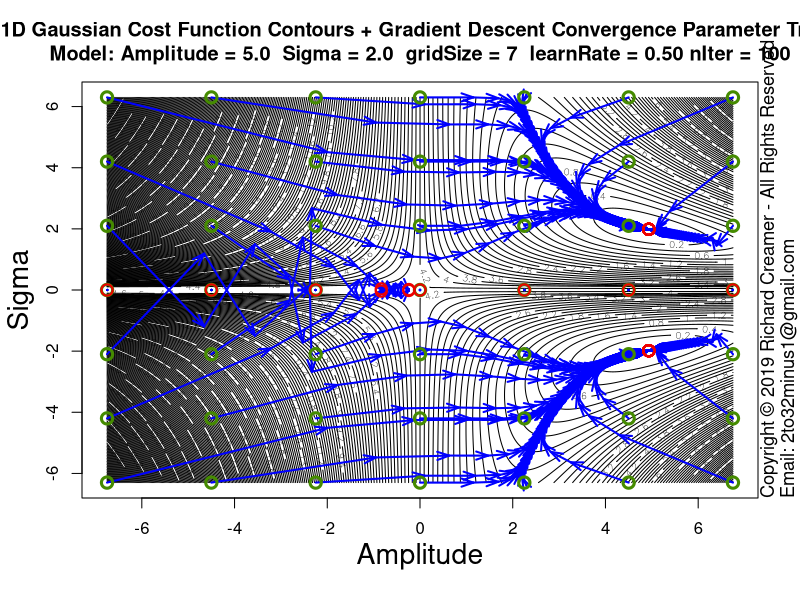

Write R code to recreate this figure.
##############################################################
### Copyright (c) Richard Creamer 2019 - All Rights Reserved
### Inquiries: email 2to32minus1@gmail.com
##############################################################

### Globals
fontScale = 1.2    # Global font size variable
lf        = 1.2    # Enlarge font of plot labels
verbose   = FALSE  # Verbose printing
lw        = 2      # Line width
xMargin   = 1      # X-axis margin for plots
yMargin   = 1      # Y-axis margin for plots
de        = 0.01   # Small constant for estimating derivatives numerically
smlPts    = 1      # Small  data point/circle
medPts    = 1.5    # Medium data point/circle
lrgPts    = 2.0    # Large  data point/circle

### Run this function to generate this plot
runFunc = function() {
	dw = 1000
	dh = 750	
	path = "D:/Code/R/LeastSquaresPlay/PlotsAndAssocCode/Plot60/"
	svSize = 1600
	# Learn rate default (0.5) nIter default (100)	
	savePngVerbose( paste(path, "Plot60.png", sep=""), 
					plotGaussianParamStepVectorsEx, w=svSize, h=svSize, un="px", gridSize=7 )	
}

### Plot Gaussian fit step vectors for multiple starting points
plotGaussianParamStepVectorsEx = function( nLevels=250, gridSize=3, learnRate=0.5, nIter=100 ) {
	set.seed( 3 )
	gd = makeGaussianTestData()
	trueS = gd$trueSigma
	trueA = gd$trueAmpl	
	maxA = trueA * 1.5
	minA = -maxA
	maxS = trueS * 3.5
	minS = -maxS
	ampls  = seq( minA * 0.9, maxA * 0.9, length=gridSize )
	sigmas = seq( minS * 0.9, maxS * 0.9, length=gridSize )
	gridAmpls  = seq( minA * 0.9, maxA * 0.9, length=400 )
	gridSigmas = seq( minS * 0.9, maxS * 0.9, length=400 )
	startAmpls = c()
	startSigmas = c()
	endAmpls = c()
	endSigmas = c()
	plotTitle = paste( "1D Gaussian Cost Function Contours + Gradient Descent Convergence Parameter Trails\n",
					   sprintf("Model: Amplitude = %.1f  Sigma = %.1f  gridSize = %d  learnRate = %.2f nIter = %d", 
					   		trueA, trueS, gridSize, learnRate, nIter ), sep="" )
	
	z = getGaussErrorGrid( meanGaussSsdErr, gridAmpls, gridSigmas, gd$x, gd$y )
	contour( gridAmpls, gridSigmas, t(z), nlevels=nLevels, xlab="", ylab="", main=plotTitle )
	addAxisLabels( xLabel="Amplitude", yLabel="Sigma", cexVal=1.7 )
	
	for ( s in sigmas ) {
		for ( a in ampls ) {
			startAmpls[length(startAmpls)+1] = a
			startSigmas[length(startSigmas)+1] = s
			gd$guesses = list( a=a, s=s )
			
			tuple = fitGauss1d( doPlot=FALSE, gd=gd, learnRate=learnRate, nIter=nIter )
			
			aLegs = tuple$amplLegs
			sLegs = tuple$sigmaLegs
			nLegs = length( aLegs )
			endAmpls[length(endAmpls)+1] = aLegs[nLegs]
			endSigmas[length(endSigmas)+1] = sLegs[nLegs]
			for ( j in 2:nLegs ) {
				x1 = aLegs[j-1]
				y1 = sLegs[j-1]
				x2 = aLegs[j]
				y2 = sLegs[j]
				arrows( x1, y1, x2, y2, col="blue", angle=19, lwd=lw, length=0.125 )
			}
		}
	}
	# Draw beg/end circles last (so on top)
	for ( i in 1:length( startAmpls ) ) {
		points( startAmpls[i], startSigmas[i],  col="chartreuse4", cex=1.5, lwd=lw+1 )
		points( endAmpls[i], endSigmas[i],  col="red2", cex=1.5, lwd=lw )
	}
}

### Shared use case Gaussian data set generator used by several cooperating functions
makeGaussianTestData = function( trueAmpl=5, trueSigma=2, aGuess=sqrt(trueAmpl), sGuess=sqrt(trueSigma), nPts=40 ) {
	set.seed( 3 )
	x = seq( -5*trueSigma, 5*trueSigma, length=nPts )
	y = gauss1dFunc( x, trueAmpl, trueSigma ) + rnorm( length(x), sd=0.2 )
	guesses = list( a=aGuess, s=sGuess )
	tuple = list( trueAmpl=trueAmpl, trueSigma=trueSigma, x=x, y=y, nPts=nPts, guesses=guesses )
	return( tuple )
}

### 2D plot error contours for range of Amplitude and Sigma values
### Amplitude maps to x-axis, Sigma maps to y-axis
plotGaussErrorContours = function( nLevels=30, customTitle="", drawGradVecs=FALSE, normGradVecs=TRUE, gd=NULL ) {
	set.seed( 3 )
	if ( is.null( gd ) )
		gd = makeGaussianTestData()
	a = gd$trueAmpl
	s = gd$trueSigma
	x = gd$x
	y = gd$y
	minAmpl  = a * 0.1;	maxAmpl  = a * 1.7
	minSigma = s * 0.1;	maxSigma = s * 1.7
	# Adjust ranges so plot is square
	deltaA = maxAmpl - minAmpl
	deltaS = maxSigma - minSigma
	maxDelta = if ( deltaA > deltaS ) deltaA else deltaS
	if ( deltaA > deltaS ) {
		maxSigma = minSigma + maxDelta
	} else {
		maxAmpl = minAmpl + maxDelta
	}
	nr = 200
	nc = 200
	ampls = seq( minAmpl, maxAmpl, length.out=nc )
	sigmas = seq( minSigma, maxSigma, length.out=nr )
	z = getGaussErrorGrid( meanGaussSsdErr, ampls, sigmas, x, y )
	xLim1 = minAmpl
	xLim2 = maxAmpl
	yLim1 = minSigma
	yLim2 = maxSigma
	plotTitle = ""
	if ( !drawGradVecs ) {
		plotTitle = sprintf( "1D Gaussian Cost Function Contours\nTrue Model: Amplitude = %.1f  Sigma = %.1f (noise added)", a, s )
	} else if ( normGradVecs ) {
		plotTitle = sprintf( "1D Gaussian Cost Function Contours w/Gradient (Unit) Vectors\nTrue Model: Amplitude = %.1f  Sigma = %.1f (noise added)", a, s )
	} else {
		plotTitle = sprintf( "1D Gaussian Cost Function Contours w/Gradient Vectors\nTrue Model: Amplitude = %.1f  Sigma = %.1f (noise added)", a, s )
	}
	if ( customTitle != "" )
		plotTitle = customTitle
	xform = contour( ampls, sigmas, t(z), axes=FALSE, cex.lab=lf, main=plotTitle, asp=1.0,
					 xlab="", ylab="", labcex=1.2, nlevels=nLevels, cex.main=1.3*fontScale, cex.axis=1.3 )
	xAxisMin = ceiling( gpl()$xLim[1] )
	xAxisMax = floor( gpl()$xLim[2] )
	yAxisMin = ceiling( gpl()$yLim[1] )
	yAxisMax = floor( gpl()$yLim[2] )
	axis( side=1, at=xAxisMin:xAxisMax, cex.axis=1.3 )
	axis( side=2, at=yAxisMin:yAxisMax, cex.axis=1.3 )
	addAxisLabels( xLabel="Amplitude", yLabel="Sigma" )
	box()
	xLimits = axisLimits( x )
	yLimits = axisLimits( y )
	lines( c(-1,12), c( s, s ), col="blue", lwd=lw )
	lines( c( a, a), c(-1,10), col="blue", lwd=lw )
	if ( drawGradVecs ) {
		gradPtsX1 = c()
		gradPtsY1 = c()
		gradPtsX2 = c()
		gradPtsY2 = c()
		gridSize=13
		for ( sigma in seq( from=sigmas[2], to=sigmas[length(sigmas)-1], length=gridSize ) ) {
			for ( ampl in seq( from=ampls[2], to=ampls[length(ampls)-1], length=gridSize ) ) {
				gradPtsX1[length(gradPtsX1)+1] = ampl
				gradPtsY1[length(gradPtsY1)+1] = sigma
				da = gaussDeDa( x, y, ampl, sigma )
				ds = gaussDeDs( x, y, ampl, sigma )
				mag = sqrt( da*da + ds*ds )
				if ( normGradVecs ) {
					da = da/mag/4 # hard-coded case-specific scale factor, unit vecs a bit too long for plot
					ds = ds/mag/4
				} else {
					da = da * 0.22 # hard-coded case-specific scale factor
					ds = ds * 0.22
				}
				gradPtsX2[length(gradPtsX2)+1] = ampl  - da
				gradPtsY2[length(gradPtsY2)+1] = sigma - ds
			}
		}
		points( gradPtsX1, gradPtsY1, col="blue", lwd=lw )
		arrows( gradPtsX1, gradPtsY1, gradPtsX2, gradPtsY2, col="blue", lwd=lw, cex=medPts, angle=15, length=0.125 )
	}
}

### Nonlinear least-squares gradient-descent curve fitting for Gaussian
fitGauss1d = function( learnRate = 0.5, nIter=100, nPts=40, drawPointLines=FALSE, doPlot=TRUE, numDerivs=FALSE, plotContours=FALSE, gd=NULL ) {
	set.seed( 3 )
	a = s = x = y = guesses = NULL
	if ( is.null( gd ) )
		gd = makeGaussianTestData()
	a = gd$trueAmpl
	s = gd$trueSigma
	trueAmpl = gd$trueAmpl
	trueSigma = gd$trueSigma
	x = gd$x
	y = gd$y
	nPts=gd$nPts
	guesses = gd$guesses
	aEst = guesses$a
	sEst = guesses$s
	da = 0
	ds = 0
	amplLegs = c( aEst )
	sigmaLegs = c( sEst )
	if ( nIter > 0 ) {
		# Basic implementation of Gradient Descent
		for ( i in 1:nIter ) {
			da = if ( numDerivs ) gaussDeDaNum( x, y, aEst, sEst ) else gaussDeDa( x, y, aEst, sEst )
			ds = if ( numDerivs ) gaussDeDsNum( x, y, aEst, sEst ) else gaussDeDs( x, y, aEst, sEst )
			aEst = aEst - learnRate * da
			sEst = sEst - learnRate * ds
			amplLegs[ length(amplLegs) + 1 ] = aEst
			sigmaLegs[ length(sigmaLegs) + 1 ] = sEst
			if ( verbose )
				print( sprintf( "Mean ABS fit error: %f\n", meanGaussAbsErr( x, y, aEst, sEst ) ) )
		}
	}
	finalMeanAbsFitError = meanGaussAbsErr( x, y, aEst, sEst )
	if ( doPlot) {
		plotTitle = "Gradient Descent Fit 1D Gaussian using Analytic Partial Derivatives"
		if ( numDerivs )
			plotTitle = "Gradient Descent Fit 1D Gaussian using Numerical Est. Partial Derivatives"
		plot( x, y, cex.lab=lf, xlab="", ylab="", main=plotTitle, cex=medPts, lwd=lw+1, cex.main=1.3*fontScale, cex.axis=1.3 )
		addAxisLabels()	
		predX = seq( x[1], x[length(x)], length.out=200 )
		predY = gauss1dFunc( predX, aEst, sEst )
		lines( predX, predY, col="blue", lwd=lw+1 )
		if ( drawPointLines )
			segments( x, y, x, gauss1dFunc( x, aEst, sEst ), col = "red" )
		legText = c()		
		legText[length(legText)+1] = sprintf( "Num Iterations   %d", nIter )
		legText[length(legText)+1] = sprintf( "Learn Rate:      %.3f", learnRate )
		legText[length(legText)+1] = sprintf( "True Amplitude:  %.2f", a )
		legText[length(legText)+1] = sprintf( "True Sigma:      %.2f", s )
		legText[length(legText)+1] = sprintf( "Start Amplitude: %.2f", guesses$a )
		legText[length(legText)+1] = sprintf( "Start Sigma:     %.2f", guesses$s )
		legText[length(legText)+1] = sprintf( "Final Amplitude: %.2f", aEst )
		legText[length(legText)+1] = sprintf( "Final Sigma:     %.2f", sEst )
		legText[length(legText)+1] = sprintf( "Mean ABS Error:  %.2f", meanGaussAbsErr( x, y, aEst, sEst ) )
		legLtys = seq( from=0, to=0, length=length(legText) )
		parSave = par( family="mono", font=2 )		
		legend( "topleft", inset=c(0,0), legend=legText, lty=legLtys, box.col="transparent", cex=1.3*fontScale, bg="transparent" )
		par( parSave )
	}
	if ( plotContours ) {
		plotGaussErrorContours( gd=gd )
		lines( amplLegs, sigmaLegs, col="red", lwd=lw )
	}
	return( list( x=x, y=y, a=aEst, s=sEst, meanAbsFitError=finalMeanAbsFitError, amplLegs=amplLegs, sigmaLegs=sigmaLegs, lr=learnRate ) )
}

### Compute mean SSD Gaussian cost function over a grid of Amplitude and Sigma values
### Note: returned matrix may need to be transposed for some functions such as contour()
### TODO: Try to use outer()
getGaussErrorGrid = function( errorFunc, ampls, sigmas, x, y ) {
	nr = length( sigmas )
	nc = length( ampls )
	z = matrix( nrow=nr, ncol=nc )	
	for ( row in 1:nr ) {     # loop over y-coordinates (sigma)
		sigma = sigmas[row]
		for ( col in 1:nc ) { # loop over x-coordinates (amplitude)
			ampl = ampls[col]
			z[row, col] = errorFunc( x, y, a=ampl, sigma=sigma )
		}
	}
	return( z )
}

### 1D Gaussian
gauss1dFunc = function( x, a, sigma ) {
	return( a * exp( -0.5 * (x/sigma)^2 ) )
}

### Gaussian error/cost function - abs() of line lengths (not squared)
meanGaussAbsErr = function( x, y, a, sigma ) {
	return( (1/length(x)) * sum( abs(gauss1dFunc( x, a, sigma ) - y) ) )
}

### Gaussian error/cost function - SSD
meanGaussSsdErr = function( x, y, a, sigma ) {
	return( (1/length(x)) * sum( (gauss1dFunc( x, a, sigma ) - y)^2 ) )
}

### Analytical/exact partial derivative of error/cost function wrt Amplitude
gaussDeDa = function( x, y, a, sigma ) {
	term1 = sum( gauss1dFunc(x, a, sigma) * exp( -0.5 * (x/sigma)^2) )
	term2 = sum( y * exp( -0.5 * (x/sigma)^2) )
	return( 2 * ( term1 - term2 )/length(x) )
}

### Analytical/exact partial derivative of error/cost function wrt Sigma
gaussDeDs = function( x, y, a, sigma ) {
	v = 2*a/sigma^3
	term1 = sum( gauss1dFunc(x, a, sigma) * x^2 * exp( -0.5 * (x/sigma)^2) )
	term2 = sum( x^2 * y * exp( -0.5 * (x/sigma)^2) )
	return( v * ( term1 - term2 )/length(x) )
}

### Numerical estimation of partial derivative of error/cost function wrt Amplitude
gaussDeDaNum = function( x, y, a, sigma ) {
	e1 = meanGaussSsdErr( x, y, a, sigma )
	e2 = meanGaussSsdErr( x, y, a + de, sigma )
	return( (e2 - e1)/de )
}

### Numerical estimation of partial derivative of error/cost function wrt Sigma
gaussDeDsNum = function( x, y, a, sigma ) {
	e1 = meanGaussSsdErr( x, y, a, sigma )
	e2 = meanGaussSsdErr( x, y, a, sigma + de )
	return( (e2 - e1)/de )
}

### Get Plot Limits : gpl()$xLim[1] --> left x-coord
gpl = function() {
	u = par( "usr" )
	return( list( xLim=u[1:2], yLim=u[3:4] ) )
}

### Compute plot axis limits to fit range of data
axisLimits = function( v, margin=0 ) {
	lowerLimit = floor( min(v) ) - margin
	upperLimit = ceiling( max(v) ) + margin
	c( lowerLimit, upperLimit )
}

### Convience method to add x/y axis labels
addAxisLabels = function( xLabel="x", yLabel="y", cexVal=1.3 ) {
	mtext( text=xLabel, side=1, line=2.5, cex=cexVal )
	mtext( text=yLabel, side=2, line=2.5, cex=cexVal )
}

### Save to PNG file, specify width and height
savePngVerbose = function( path, plotFunc, w=512, h=512, un="px", doCopyright=TRUE, ... ) {
	png( filename = path, type="cairo", units=un, width=w, height=h, pointsize=12, res=96 )
	plotFunc( ... )
	if ( doCopyright )
		addCopyright()
	dev.off()
}

### Add copyright notice to plot via text()
addCopyright = function() {
	mtext( "Copyright \uA9 2019 Richard Creamer - All Rights Reserved", side=4, line=0, adj=0, cex=1.1 )
	mtext( "Email: 2to32minus1@gmail.com", side=4, line=1, adj=0, cex=1.1 )
}

runFunc()
